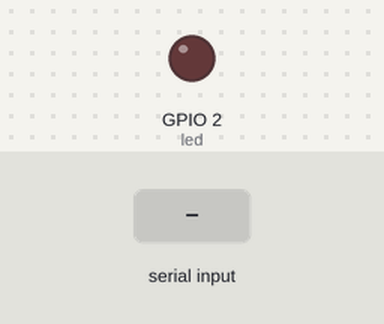
The program below on a simulated ESP32 board running MicroPython. On the bench: output pins drawn as LEDs (lit = HIGH). Wiring (from the project's diagram.json): red LED on GPIO 2. The test bench sets the inputs (shaded band). What the program prints to the serial console is not drawn.

Above: at 1.2 s.
1.3 s: "L" typed at the serial console, then Enter
At 1.6 s:
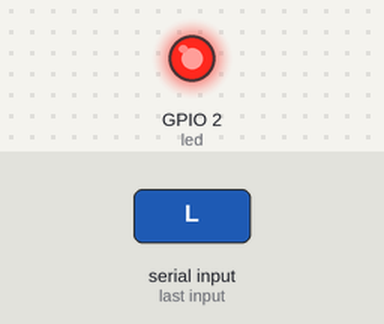
2.8 s: "D" typed at the serial console, then Enter
At 4.0 s:
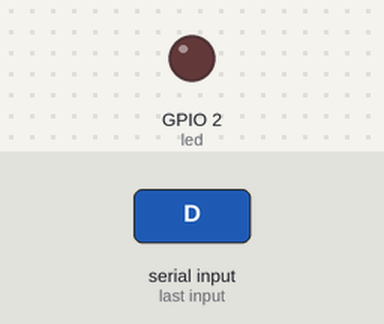
Timing chart, 0 to 5.8 s (numbered marks = the images above; inputs shaded):
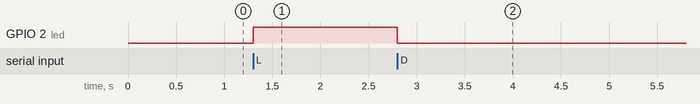

Measured:
- after the input at 1.3 s, GPIO 2 (led): LOW → HIGH at once
- after the input at 2.8 s, GPIO 2 (led): HIGH → LOW at once

The program:

main_wokwi.py
```python
# ============================================================
# Passo 2 — Controle de LED via UART
# Versão: SIMULAÇÃO WOKWI
# ============================================================
# Placa : ESP32 DevKit C v4  |  IDE: Wokwi
#
# DIFERENÇA EM RELAÇÃO À PLACA REAL:
#   Usamos input() para ler do $serialMonitor — confiável no Wokwi.
#   Na placa real (main_placa.py), usamos uart.any() + uart.read().
#
# Como usar: digite 'L' + Enter para ligar | 'D' + Enter para desligar
# ============================================================

from machine import Pin  # type: ignore[import]

led = Pin(2, Pin.OUT)

print("=" * 40)
print("  Passo 2 — Controle de LED  [Wokwi]")
print("=" * 40)
print("  'L' + Enter → Liga o LED")
print("  'D' + Enter → Desliga o LED")
print("=" * 40)

while True:
    entrada = input(">> ").strip().upper()   # lê e normaliza

    if entrada == 'L':
        led.value(1)
        print("LED ligado ✓")

    elif entrada == 'D':
        led.value(0)
        print("LED desligado ✓")

    elif entrada == '':
        pass   # ignora linha vazia

    else:
        print(f"Comando '{entrada}' desconhecido. Use L ou D.")
```
